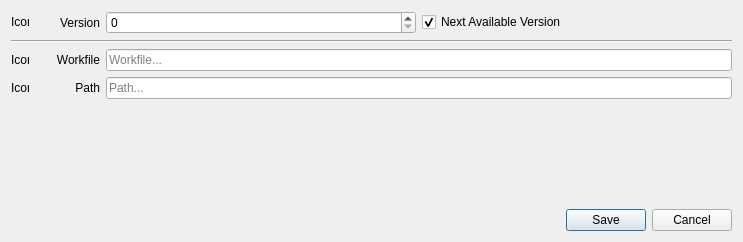
<?xml version="1.0" encoding="UTF-8"?>
<ui version="4.0">
 <class>Form</class>
 <widget class="QWidget" name="Form">
  <property name="geometry">
   <rect>
    <x>0</x>
    <y>0</y>
    <width>743</width>
    <height>242</height>
   </rect>
  </property>
  <property name="windowTitle">
   <string>Form</string>
  </property>
  <layout class="QVBoxLayout" name="verticalLayout">
   <item>
    <widget class="QFrame" name="frame_version">
     <property name="frameShape">
      <enum>QFrame::NoFrame</enum>
     </property>
     <property name="frameShadow">
      <enum>QFrame::Plain</enum>
     </property>
     <property name="lineWidth">
      <number>0</number>
     </property>
     <layout class="QHBoxLayout" name="horizontalLayout">
      <property name="leftMargin">
       <number>0</number>
      </property>
      <property name="topMargin">
       <number>0</number>
      </property>
      <property name="rightMargin">
       <number>0</number>
      </property>
      <property name="bottomMargin">
       <number>0</number>
      </property>
      <item>
       <widget class="QLabel" name="label_icon_version">
        <property name="maximumSize">
         <size>
          <width>18</width>
          <height>18</height>
         </size>
        </property>
        <property name="text">
         <string>Icon</string>
        </property>
       </widget>
      </item>
      <item>
       <widget class="QLabel" name="label_version">
        <property name="minimumSize">
         <size>
          <width>65</width>
          <height>0</height>
         </size>
        </property>
        <property name="maximumSize">
         <size>
          <width>65</width>
          <height>16777215</height>
         </size>
        </property>
        <property name="text">
         <string>Version</string>
        </property>
        <property name="alignment">
         <set>Qt::AlignRight|Qt::AlignTrailing|Qt::AlignVCenter</set>
        </property>
       </widget>
      </item>
      <item>
       <widget class="QSpinBox" name="spinbox_version"/>
      </item>
      <item>
       <widget class="QCheckBox" name="checkbox_next_available_version">
        <property name="text">
         <string>Next Available Version</string>
        </property>
        <property name="checked">
         <bool>true</bool>
        </property>
       </widget>
      </item>
     </layout>
    </widget>
   </item>
   <item>
    <widget class="Line" name="line">
     <property name="orientation">
      <enum>Qt::Horizontal</enum>
     </property>
    </widget>
   </item>
   <item>
    <widget class="QFrame" name="frame_workfile">
     <property name="frameShape">
      <enum>QFrame::NoFrame</enum>
     </property>
     <property name="frameShadow">
      <enum>QFrame::Plain</enum>
     </property>
     <property name="lineWidth">
      <number>0</number>
     </property>
     <layout class="QHBoxLayout" name="horizontalLayout_2">
      <property name="leftMargin">
       <number>0</number>
      </property>
      <property name="topMargin">
       <number>0</number>
      </property>
      <property name="rightMargin">
       <number>0</number>
      </property>
      <property name="bottomMargin">
       <number>0</number>
      </property>
      <item>
       <widget class="QLabel" name="label_icon_workfile">
        <property name="maximumSize">
         <size>
          <width>18</width>
          <height>18</height>
         </size>
        </property>
        <property name="text">
         <string>Icon</string>
        </property>
       </widget>
      </item>
      <item>
       <widget class="QLabel" name="label_workfile">
        <property name="minimumSize">
         <size>
          <width>65</width>
          <height>0</height>
         </size>
        </property>
        <property name="maximumSize">
         <size>
          <width>65</width>
          <height>16777215</height>
         </size>
        </property>
        <property name="text">
         <string>Workfile</string>
        </property>
        <property name="alignment">
         <set>Qt::AlignRight|Qt::AlignTrailing|Qt::AlignVCenter</set>
        </property>
       </widget>
      </item>
      <item>
       <widget class="QLineEdit" name="line_edit_workfile">
        <property name="readOnly">
         <bool>true</bool>
        </property>
        <property name="placeholderText">
         <string>Workfile...</string>
        </property>
       </widget>
      </item>
     </layout>
    </widget>
   </item>
   <item>
    <widget class="QFrame" name="frame_path">
     <property name="frameShape">
      <enum>QFrame::NoFrame</enum>
     </property>
     <property name="frameShadow">
      <enum>QFrame::Plain</enum>
     </property>
     <property name="lineWidth">
      <number>0</number>
     </property>
     <layout class="QHBoxLayout" name="horizontalLayout_3">
      <property name="leftMargin">
       <number>0</number>
      </property>
      <property name="topMargin">
       <number>0</number>
      </property>
      <property name="rightMargin">
       <number>0</number>
      </property>
      <property name="bottomMargin">
       <number>0</number>
      </property>
      <item>
       <widget class="QLabel" name="label_icon_path">
        <property name="maximumSize">
         <size>
          <width>18</width>
          <height>18</height>
         </size>
        </property>
        <property name="text">
         <string>Icon</string>
        </property>
       </widget>
      </item>
      <item>
       <widget class="QLabel" name="label_path">
        <property name="minimumSize">
         <size>
          <width>65</width>
          <height>0</height>
         </size>
        </property>
        <property name="maximumSize">
         <size>
          <width>65</width>
          <height>16777215</height>
         </size>
        </property>
        <property name="text">
         <string>Path</string>
        </property>
        <property name="alignment">
         <set>Qt::AlignRight|Qt::AlignTrailing|Qt::AlignVCenter</set>
        </property>
       </widget>
      </item>
      <item>
       <widget class="QLineEdit" name="line_edit_path">
        <property name="readOnly">
         <bool>true</bool>
        </property>
        <property name="placeholderText">
         <string>Path...</string>
        </property>
       </widget>
      </item>
     </layout>
    </widget>
   </item>
   <item>
    <spacer name="verticalSpacer">
     <property name="orientation">
      <enum>Qt::Vertical</enum>
     </property>
     <property name="sizeHint" stdset="0">
      <size>
       <width>20</width>
       <height>40</height>
      </size>
     </property>
    </spacer>
   </item>
   <item>
    <widget class="QDialogButtonBox" name="button_box">
     <property name="standardButtons">
      <set>QDialogButtonBox::Cancel|QDialogButtonBox::Save</set>
     </property>
    </widget>
   </item>
  </layout>
 </widget>
 <resources/>
 <connections/>
</ui>
